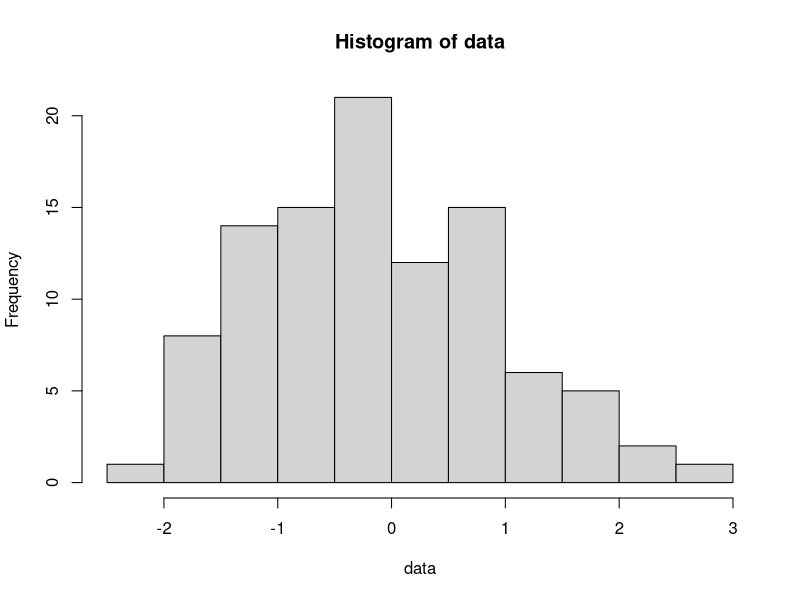
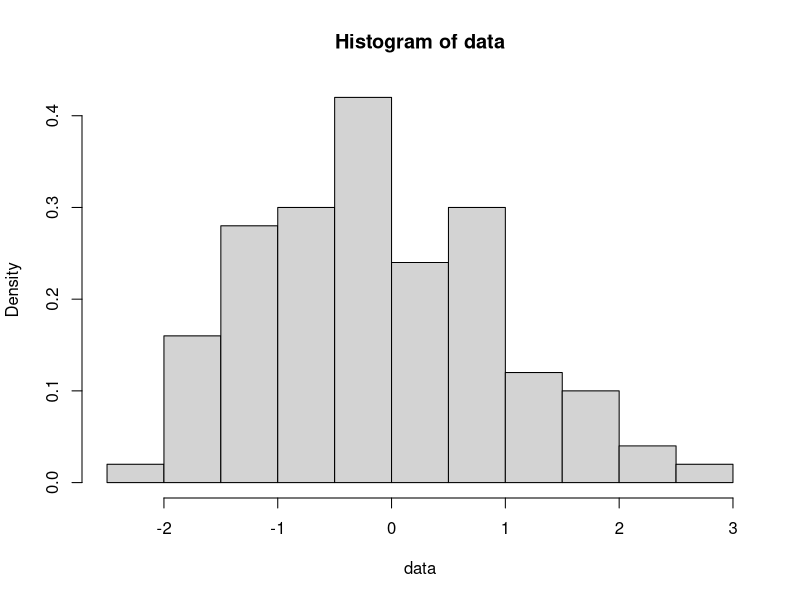
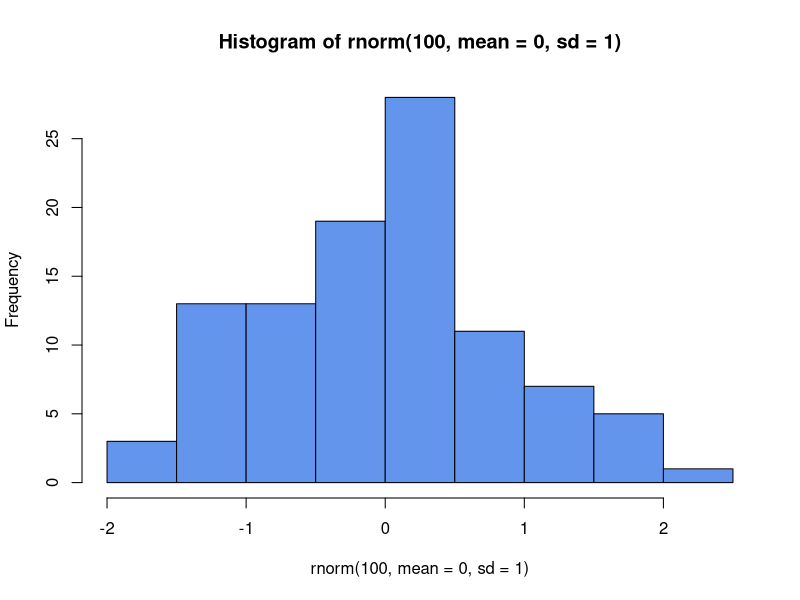
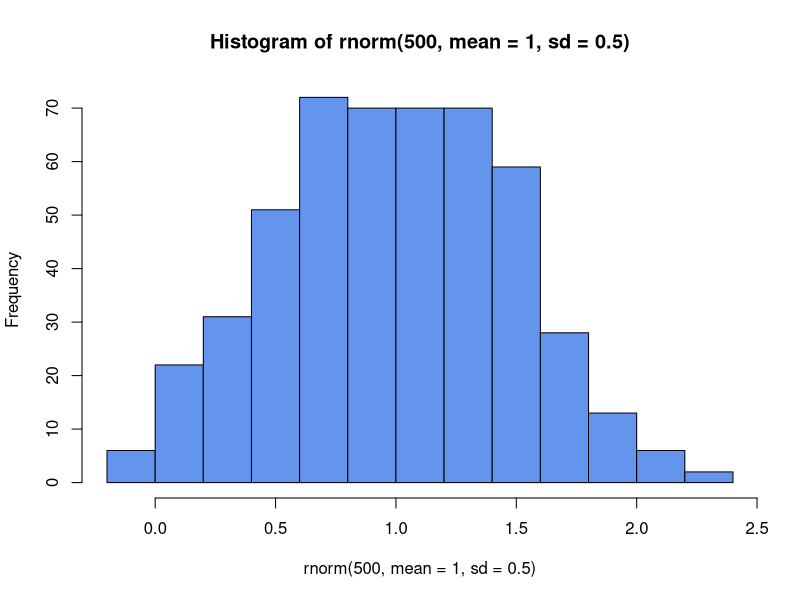
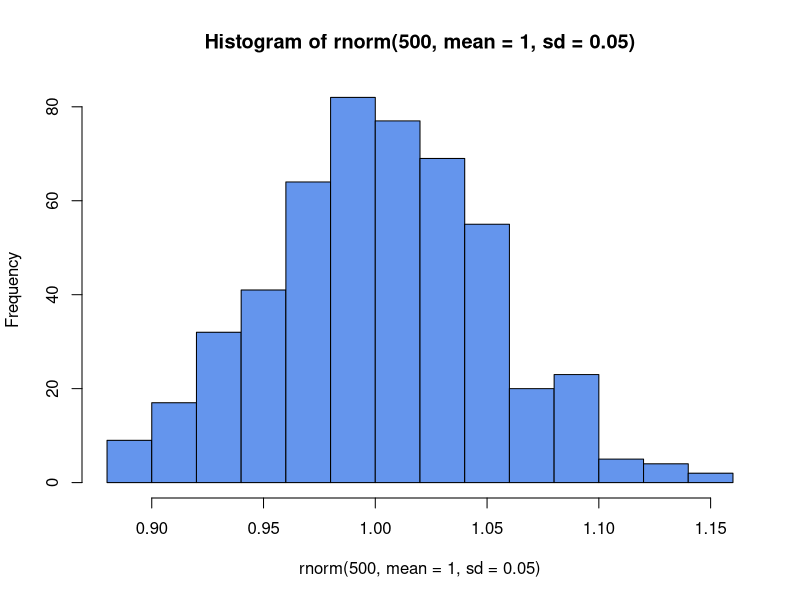
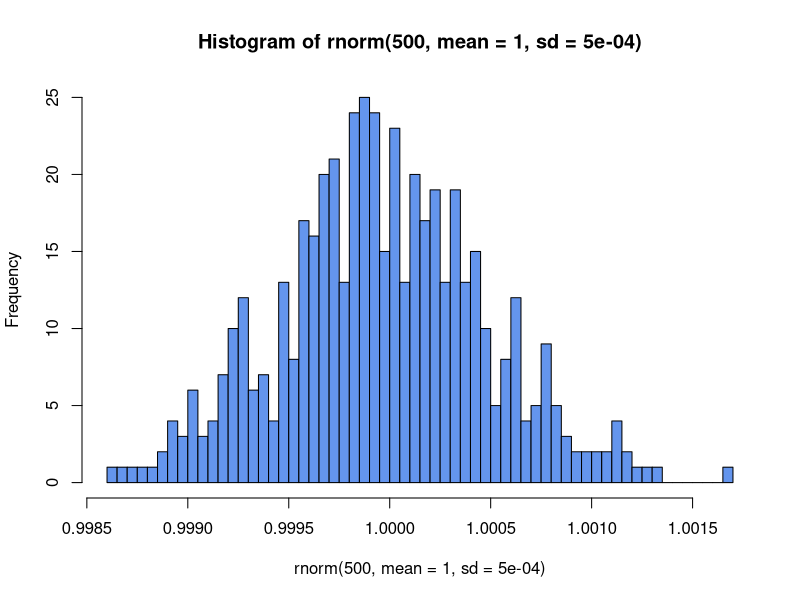
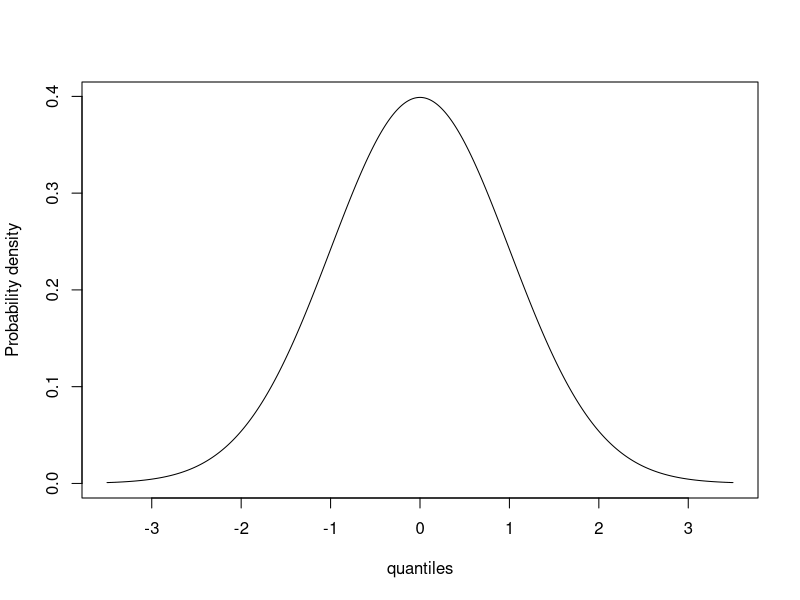
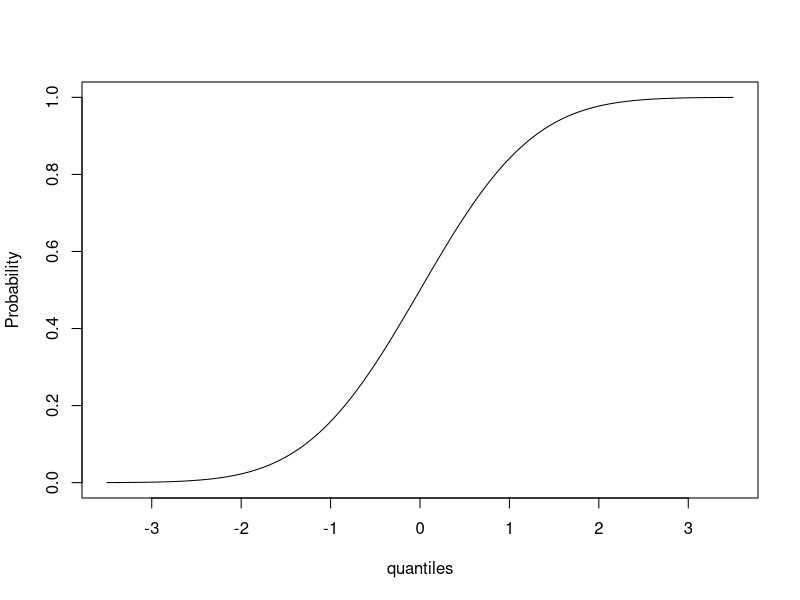

These charts were generated, in order, by the following R code:
## ---- chunk 1
knitr::opts_chunk$set(echo = TRUE)
## ---- chunk 2
# Take 100 random draws from the Standard Normal N(0,1)
data <- rnorm(100, mean = 0, sd = 1)
head(data)
## ---- chunk 3
# Make histogram
hist(data)
## ---- chunk 4
# Make histogram using density
hist(data, freq = FALSE)
## ---- chunk 5
hist(rnorm(100, mean = 0, sd = 1), col = "cornflowerblue")
## ---- chunk 6
hist(rnorm(500, mean = 1, sd = 0.5), col = "cornflowerblue")

hist(rnorm(500, mean = 1, sd = 0.05), col = "cornflowerblue")

hist(rnorm(500, mean = 1, sd = 0.0005), breaks = 100, col = "cornflowerblue")
## ---- chunk 7
# What happens if you add the flag “plot=F?”
hist(rnorm(1000, mean = 0, sd = 1), plot = FALSE)
## ---- chunk 8
quantiles <- seq(-3.5, 3.5, 0.01) # These are the quantiles

density <- dnorm(quantiles, mean = 0, sd = 1) # dnorm gives the pdf for a given quantile

plot(quantiles, density, type = "l", ylab = "Probability density")
## ---- chunk 9
cumulative <- pnorm(quantiles, mean = 0, sd = 1)
plot(quantiles, cumulative, type = "l", ylab = "Probability")
## ---- chunk 10
probability <- seq(0, 1, 0.001)
quantiles <- qnorm(probability, mean = 0, sd = 1)
plot(probability, quantiles, type = "l", ylab = "Quantiles")

quantiles2 <- qnorm(probability, mean = 0, sd = 0.2)
plot(probability, quantiles, type = "l", ylab = "Quantiles")
lines(probability, quantiles2, col = "red")
## ---- chunk 11
count<-rpois(500,lambda=3)
table(count)
mean(count)
sd(count)

## ---- chunk 12
par(mfrow = c(3, 1))  #Use ?par to see what this command does - more on this later

sample1 <- rpois(1000, lambda=3)	
sample2 <- rpois(10000, lambda=3)
sample3 <- rpois(100000, lambda=3)

hist(sample1)
hist(sample2)
hist(sample3)

## ---- chunk 13
sd(sample1)
sd(sample2)
sd(sample3)

## ---- chunk 14
par(mfrow = c(1, 1))
sample.size <- 1000
means <- c()

for (i in 1:2000) {
        means <- c(means, mean(rpois(sample.size, lambda = 3)))
}

hist(means)

# Get sample standard errors
s.e.1 <- sqrt(var(rpois(sample.size, lambda = 3))/sample.size)
s.e.2 <- sd(means)

s.e.1
s.e.2
## ---- chunk 15
par(mfrow = c(1, 1))
sample.size <- 10000
means <- c()

for (i in 1:2000) {
        means <- c(means, mean(rpois(sample.size, lambda = 3)))
}

hist(means)

# Get sample standard errors
s.e.1 <- sqrt(var(rpois(sample.size, lambda = 3))/sample.size)
s.e.2 <- sd(means)

s.e.1
s.e.2

## ---- chunk 16
par(mfrow=c(3,3))
p=0.5
plot(seq(0,10),dbinom(x=seq(0,10),size=1,prob=p),typ="h",lwd=5,xlab="# of successes",ylab="",main="n=1",ylim=c(0,0.6))
lines(seq(0,10,0.1),dnorm(seq(0,10,0.1),1*p,1*p*(1-p)),col="red",lwd=2)
plot(seq(0,10),dbinom(x=seq(0,10),size=2,prob=p),typ="h",lwd=5,xlab="# of successes",ylab="",main="n=2",ylim=c(0,0.6))
lines(seq(0,10,0.1),dnorm(seq(0,10,0.1),2*p,2*p*(1-p)),col="red",lwd=2)
plot(seq(0,10),dbinom(x=seq(0,10),size=3,prob=p),typ="h",lwd=5,xlab="# of successes",ylab="",main="n=3",ylim=c(0,0.6))
lines(seq(0,10,0.1),dnorm(seq(0,10,0.1),3*p,3*p*(1-p)),col="red",lwd=2)
plot(seq(0,10),dbinom(x=seq(0,10),size=4,prob=p),typ="h",lwd=5,xlab="# of successes",ylab="",main="n=4",ylim=c(0,0.6))
lines(seq(0,10,0.1),dnorm(seq(0,10,0.1),4*p,4*p*(1-p)),col="red",lwd=2)
plot(seq(0,10),dbinom(x=seq(0,10),size=5,prob=p),typ="h",lwd=5,xlab="# of successes",ylab="",main="n=5",ylim=c(0,0.6))
lines(seq(0,10,0.1),dnorm(seq(0,10,0.1),5*p,5*p*(1-p)),col="red",lwd=2)
plot(seq(0,10),dbinom(x=seq(0,10),size=6,prob=p),typ="h",lwd=5,xlab="# of successes",ylab="",main="n=6",ylim=c(0,0.6))
lines(seq(0,10,0.1),dnorm(seq(0,10,0.1),6*p,6*p*(1-p)),col="red",lwd=2)
plot(seq(0,10),dbinom(x=seq(0,10),size=7,prob=p),typ="h",lwd=5,xlab="# of successes",ylab="",main="n=7",ylim=c(0,0.6))
lines(seq(0,10,0.1),dnorm(seq(0,10,0.1),7*p,7*p*(1-p)),col="red",lwd=2)
plot(seq(0,10),dbinom(x=seq(0,10),size=8,prob=p),typ="h",lwd=5,xlab="# of successes",ylab="",main="n=8",ylim=c(0,0.6))
lines(seq(0,10,0.1),dnorm(seq(0,10,0.1),8*p,8*p*(1-p)),col="red",lwd=2)
plot(seq(0,10),dbinom(x=seq(0,10),size=9,prob=p),typ="h",lwd=5,xlab="# of successes",ylab="",main="n=9",ylim=c(0,0.6))
lines(seq(0,10,0.1),dnorm(seq(0,10,0.1),9*p,9*p*(1-p)),col="red",lwd=2)
## ---- chunk 17
par(mfrow=c(3,3))
p=0.1
plot(seq(0,10),dbinom(x=seq(0,10),size=1,prob=p),typ="h",lwd=5,xlab="# of successes",ylab="",main="n=1",ylim=c(0,0.6))
lines(seq(0,10,0.1),dnorm(seq(0,10,0.1),1*p,1*p*(1-p)),col="red",lwd=2)
plot(seq(0,10),dbinom(x=seq(0,10),size=2,prob=p),typ="h",lwd=5,xlab="# of successes",ylab="",main="n=2",ylim=c(0,0.6))
lines(seq(0,10,0.1),dnorm(seq(0,10,0.1),2*p,2*p*(1-p)),col="red",lwd=2)
plot(seq(0,10),dbinom(x=seq(0,10),size=3,prob=p),typ="h",lwd=5,xlab="# of successes",ylab="",main="n=3",ylim=c(0,0.6))
lines(seq(0,10,0.1),dnorm(seq(0,10,0.1),3*p,3*p*(1-p)),col="red",lwd=2)
plot(seq(0,10),dbinom(x=seq(0,10),size=4,prob=p),typ="h",lwd=5,xlab="# of successes",ylab="",main="n=4",ylim=c(0,0.6))
lines(seq(0,10,0.1),dnorm(seq(0,10,0.1),4*p,4*p*(1-p)),col="red",lwd=2)
plot(seq(0,10),dbinom(x=seq(0,10),size=5,prob=p),typ="h",lwd=5,xlab="# of successes",ylab="",main="n=5",ylim=c(0,0.6))
lines(seq(0,10,0.1),dnorm(seq(0,10,0.1),5*p,5*p*(1-p)),col="red",lwd=2)
plot(seq(0,10),dbinom(x=seq(0,10),size=6,prob=p),typ="h",lwd=5,xlab="# of successes",ylab="",main="n=6",ylim=c(0,0.6))
lines(seq(0,10,0.1),dnorm(seq(0,10,0.1),6*p,6*p*(1-p)),col="red",lwd=2)
plot(seq(0,10),dbinom(x=seq(0,10),size=7,prob=p),typ="h",lwd=5,xlab="# of successes",ylab="",main="n=7",ylim=c(0,0.6))
lines(seq(0,10,0.1),dnorm(seq(0,10,0.1),7*p,7*p*(1-p)),col="red",lwd=2)
plot(seq(0,10),dbinom(x=seq(0,10),size=8,prob=p),typ="h",lwd=5,xlab="# of successes",ylab="",main="n=8",ylim=c(0,0.6))
lines(seq(0,10,0.1),dnorm(seq(0,10,0.1),8*p,8*p*(1-p)),col="red",lwd=2)
plot(seq(0,10),dbinom(x=seq(0,10),size=9,prob=p),typ="h",lwd=5,xlab="# of successes",ylab="",main="n=9",ylim=c(0,0.6))
lines(seq(0,10,0.1),dnorm(seq(0,10,0.1),9*p,9*p*(1-p)),col="red",lwd=2)
## ---- chunk 18
library(MASS) #this loads the library into the workspace
sample.pois<-rpois(1000,lambda=20)
fit<-fitdistr(sample.pois,"gamma",start=list(shape=20,scale=1))
fit

names(fit)
fit$estimate
fit$estimate[1]
fit$estimate[2]
## ---- chunk 19
x.vals <-  seq(from = 5, to = 40, by = 1)
hist(sample.pois, freq = FALSE, breaks = x.vals)
lines(x.vals, dgamma(x.vals, 
                     shape = fit$estimate[1],
                     scale = fit$estimate[2]),
                     col = "blue")
## ---- chunk 20
fit2<-fitdistr(sample.pois,"normal")

hist(sample.pois, freq = FALSE, breaks = x.vals)
lines(x.vals, dnorm(x.vals, 
                     mean = fit2$estimate[1],
                     sd = fit2$estimate[2]),
                     col = "blue")
## ---- chunk 21
qqplot(x = sample.pois, 
       y = rgamma(1000, 
                  shape = fit$estimate[1],
                  scale = fit$estimate[2])
       )

abline(a = 0, b = 1, col = "red", lwd = 2)
## ---- chunk 22
 bern <- matrix(0, nrow = 1000, ncol = 1000)

for (i in 1:1000){
        bern[i,] <- rbinom(n = 1000,
                           size = 1,
                           prob = 0.5)
}

Sn <- rowMeans(bern)

hist(Sn)
